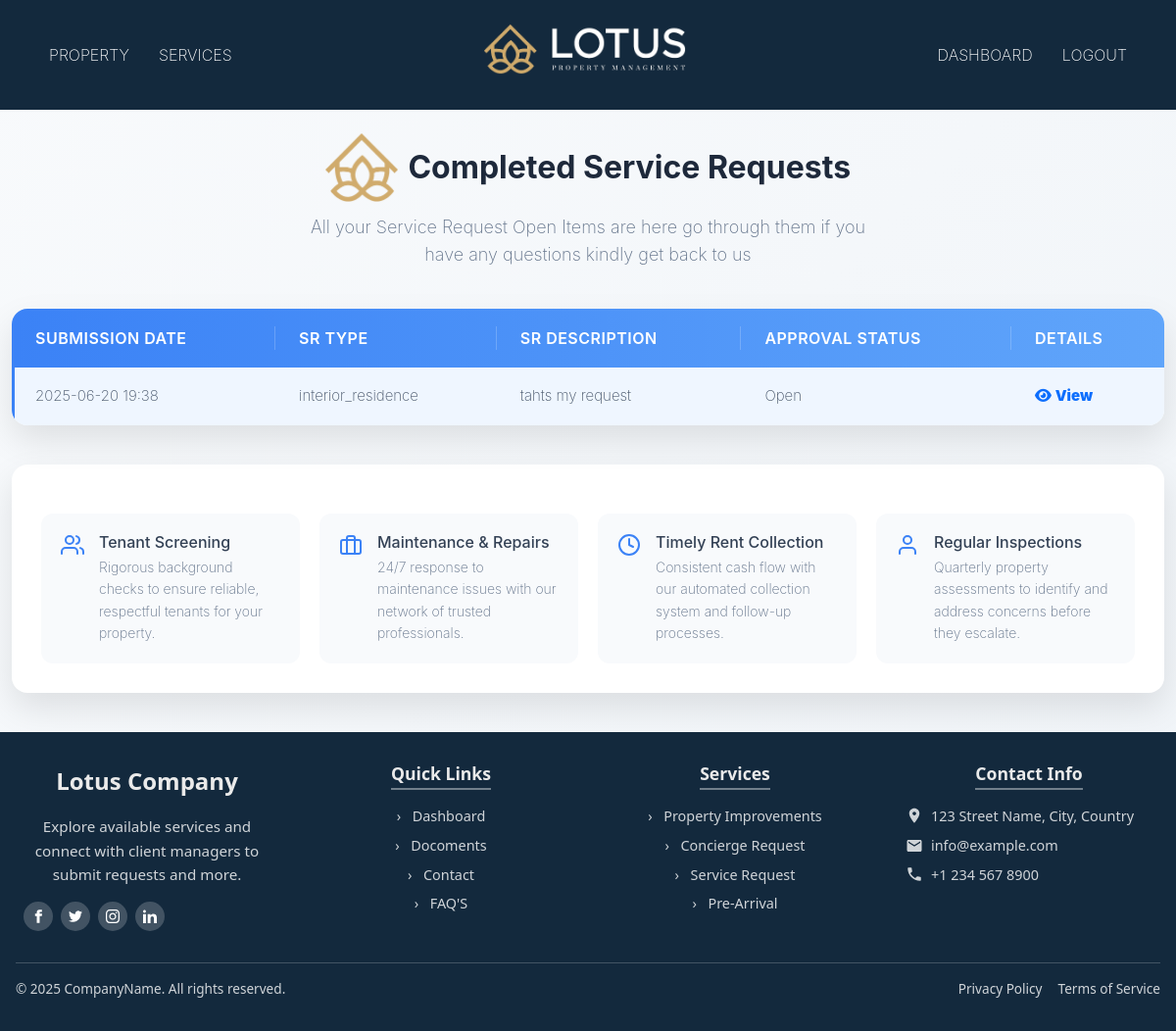
The app's page /open_services (signed in), older data.
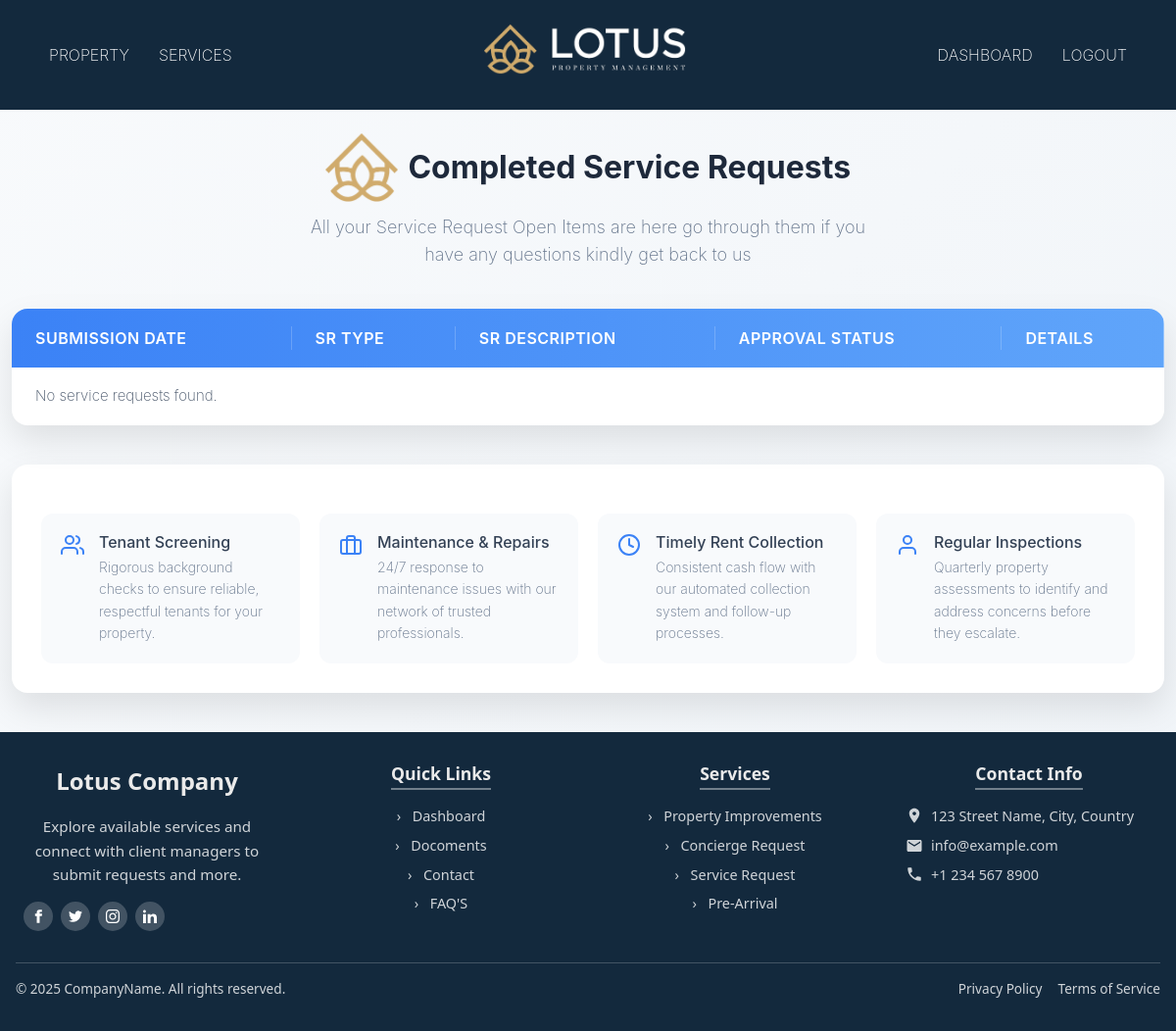
The same page, newer data.
### servicedetails/models.py (models this page shows, shortened)
class ServiceRequest(models.Model):
    STATUS_CHOICES = [
        ('pending', 'Pending'),
        ('open', 'Open'),
        ('completed', 'Completed'),
        ('denied', 'Denied'),
    ]
    REQUEST_TYPE_CHOICES = [
        ('interior_residence', 'INTERIOR RESIDENCE'),
        ('exterior_structure', 'EXTERIOR STRUCTURE'),
        ('exterior_grounds', 'EXTERIOR GROUNDS'),
        ('housekeeping', 'HOUSEKEEPING'),
        ('water_features', 'WATER FEATURES'),
        ('storm_preparedness', 'STORM PREPAREDNESS'),
        ('other', 'OTHER'),
    ]
    user = models.ForeignKey(Client, on_delete=models.CASCADE)  # Use Client from mainapp
    request_type = models.CharField(max_length=50, choices=REQUEST_TYPE_CHOICES)  # Updated field
    description = models.TextField()
    status = models.CharField(max_length=10, choices=STATUS_CHOICES, default='open')
    vendor = models.ForeignKey(Vendor, on_delete=models.SET_NULL, null=True, blank=True)  # Use Vendor from mainapp
    created_at = models.DateTimeField(auto_now_add=True)
    floor_plan_name = models.CharField(max_length=100, blank=True, null=True)
    completation_denied_date = models.DateField(blank=True, null=True)
    cost = models.IntegerField(default=0)

### mainapp/views.py (the view)
# urls.py: path('open_services', open_services, name='open_services'),  # ✅ Added service request URL
def open_services(request):
    client_id = request.session.get("client_id")
    if not client_id:
        return redirect("mainapp:client_login")  # Redirect if not logged in
    try:
        client = Client.objects.get(id=client_id)  # Fetch the client instance
    except Client.DoesNotExist:
        return redirect("mainapp:client_login")
    service_requests = ServiceRequest.objects.filter(user=client, status='open').order_by('-created_at')
    return render(request, 'services/allservices/open_services.html', {'service_requests': service_requests})

### template/services/allservices/open_services.html (shortened to what the changed rows need)
{% extends "outbase.html" %}
{% load static %}
{% block content %}
<link rel="stylesheet" href="https://cdnjs.cloudflare.com/ajax/libs/font-awesome/6.5.0/css/all.min.css">
    <div class="container">
        <div class="table-container">
            <table class="services-table">
                <thead>
                    <tr>
                        <th>Submission Date</th>
                        <th>SR Type</th>
                        <th>SR Description</th>
                        <th>Approval Status</th>
                        <th>Details</th>
                    </tr>
                </thead>
                <tbody>
                    {% for request in service_requests %}
                    <tr class="{% if request.status == 'open' %}active{% endif %}">
                        <td class="submission-date">{{ request.created_at|date:"Y-m-d H:i" }}</td>
                        <td class="sr-type">{{ request.request_type }}</td>
                        <td class="sr-description">{{ request.description }}</td>
                        <td class="sr-status">
                            {% if request.status == 'completed' %}
                                Completed
                            {% elif request.status == 'pending' %}
                                Pending
                            {% elif request.status == 'denied' %}
                                Denied
                            {% else %}
                                Open
                            {% endif %}
                        </td>
                        <td>
                            <a href="#" class="btn-outline-primary" title="View" onclick="openModal(this)">
                                <i class="fa-solid fa-eye"> <b> View </b></i>
                            </a>
                        </td>
                    </tr>
                    {% empty %}
                    <tr>
                        <td colspan="5">No service requests found.</td>
                    </tr>
                    {% endfor %}
                </tbody>
            </table>
        </div>
    </div>
{% endblock content %}

Row changes from the older to the newer data that the page shows:
no longer on this page (row edited): ServiceRequest: created_at "2025-06-20 19:38", request_type "interior_residence", description "tahts my request", status "Open"
Text that changed along with them:
text now shown: "No service requests found."
